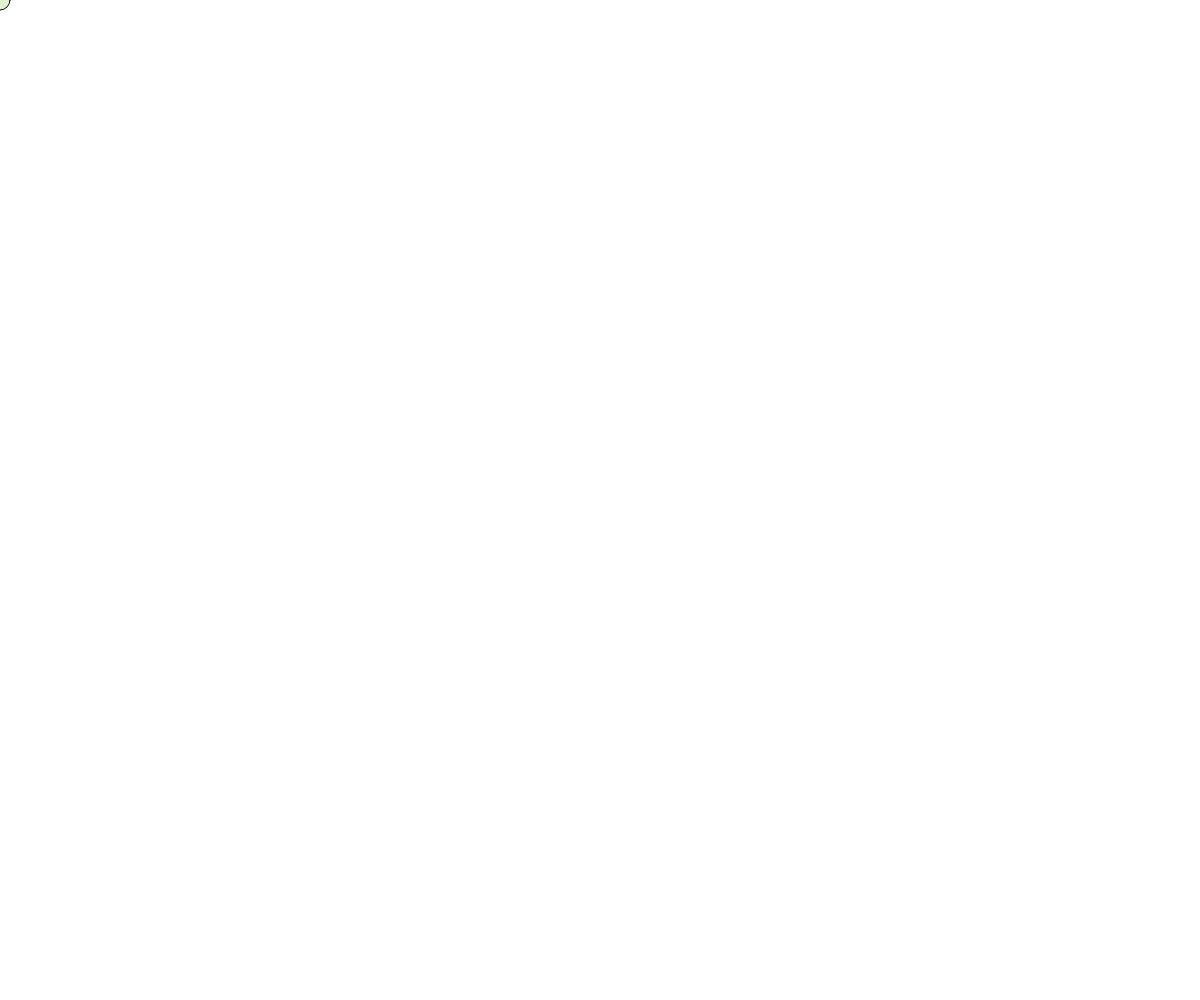
Frame 1 (no input)
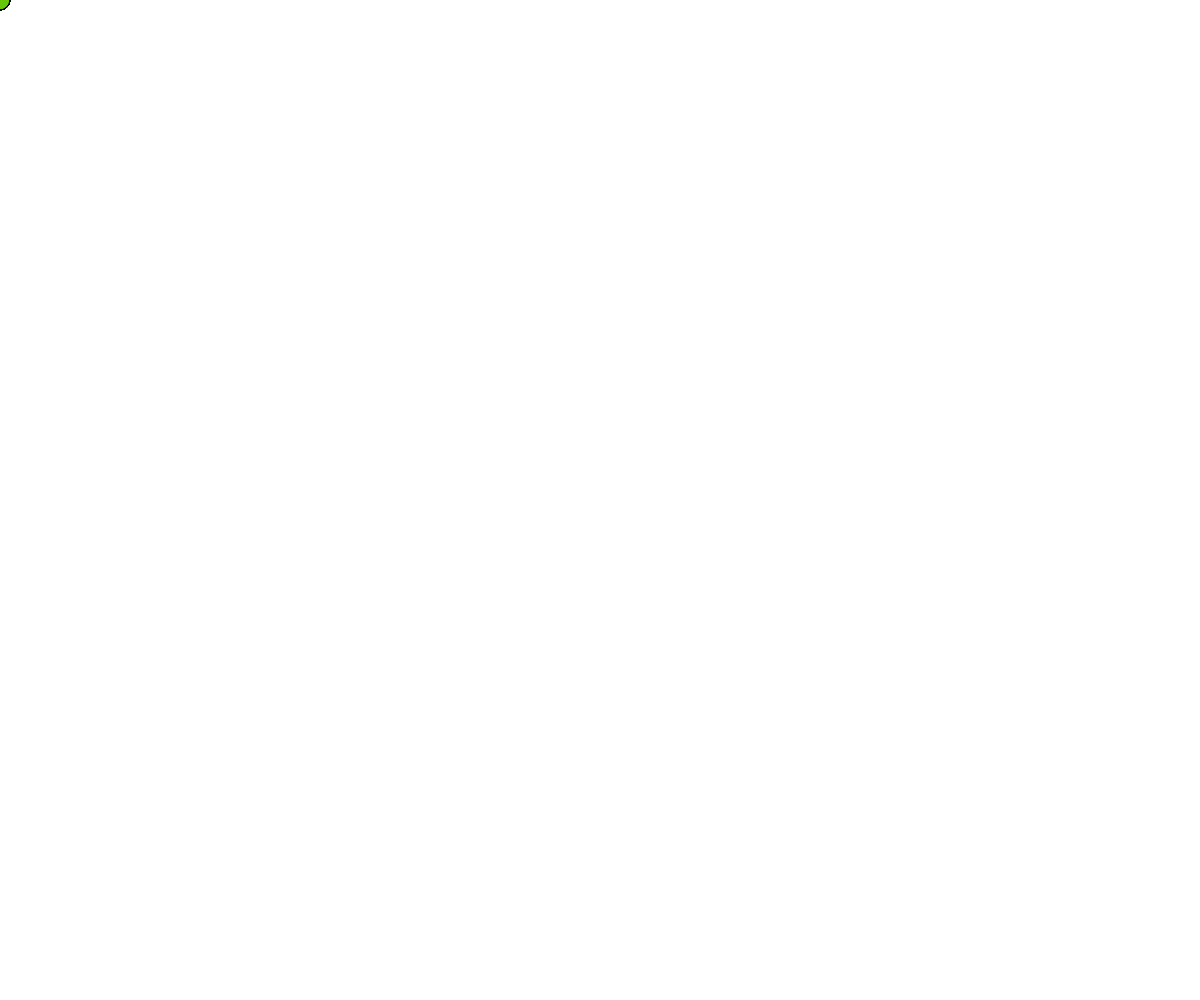
Frame 60 (no input)
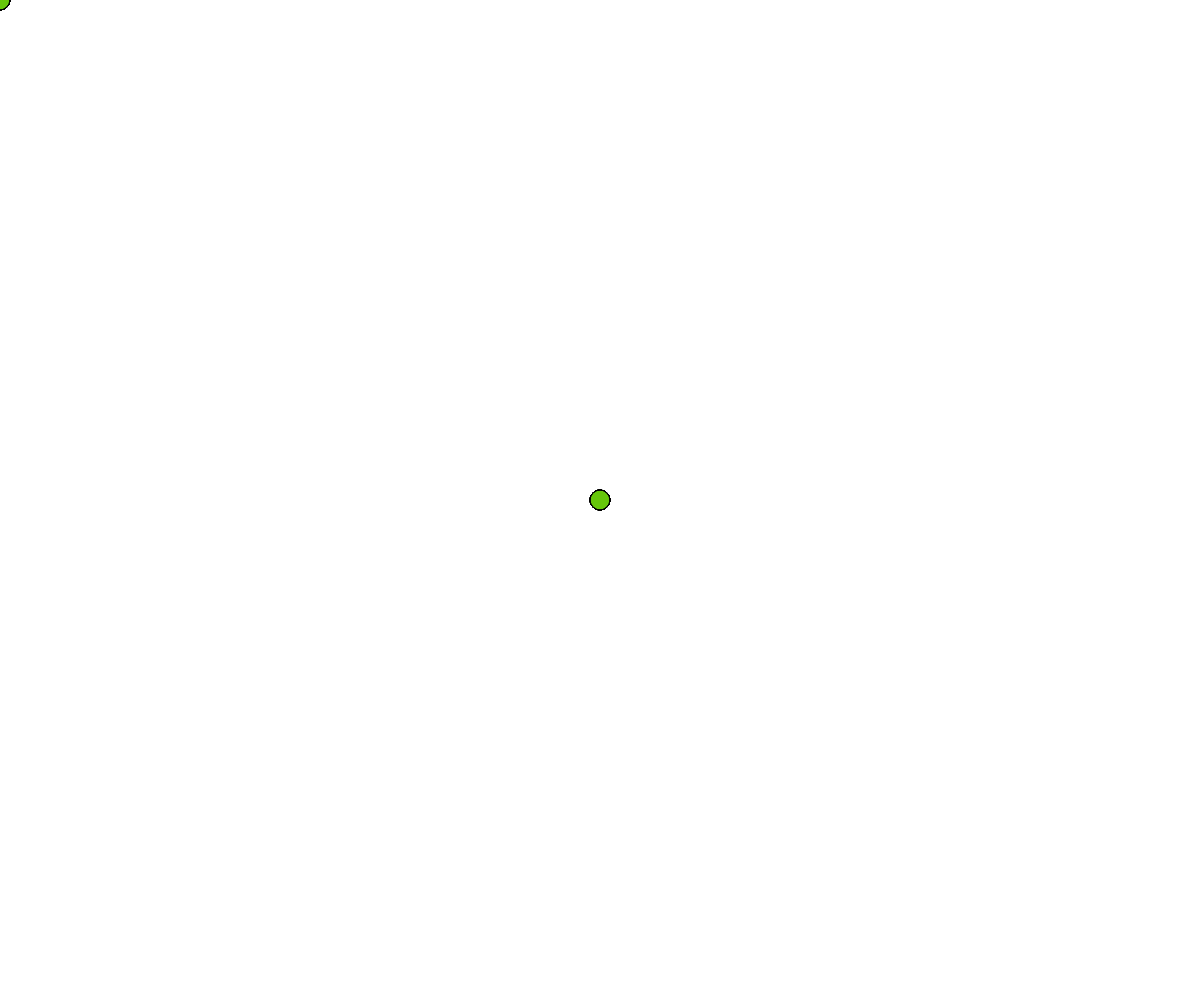
Frame 120 (the mouse pressed at the canvas centre since frame 60)

The p5.js sketch that drew these frames (run headless with seeded random() and noise() and a simulated clock; from frame 60 on, the mouse is pressed at the canvas centre):

// p5.js sketch
// ── sketch.js
let zBereich;

function setup() {
  zBereich = createCanvas(windowWidth, windowHeight);
  zBereich.position(0,0); // Links oben
  zBereich.style("z-index",'-1'); //Verschiebung auf der z-Achse
  richtung = 0
}

function draw() {
  // Ohne background = transparent
  //text("Hallo"+mouseX,30,100)
  noStroke;
  if(mouseX >windowWidth /2){fill(0,250,0,50)}else{
    fill(250,0,250,50)
  }
  if(mouseY >windowHeight/2){fill(0,100,30,50)}else{
    fill(100,200,10,50)
  }
  //fill(255,50);
  circle(mouseX,mouseY,20);
}
